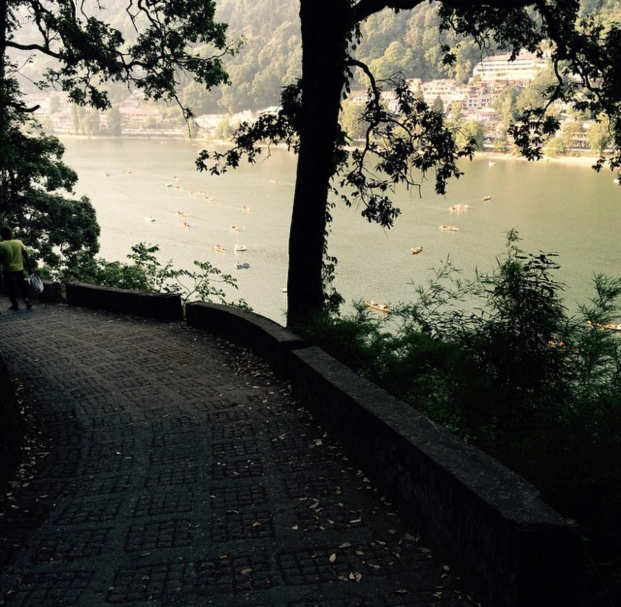
#> input picture lab5/histogram.png, 1242 x 1214 px (shown at 1/2 size)
$ python 5.py
#> lines starting #> are read from the running program, lines starting #| are printed output that depends on the picture
import cv2
import math
import numpy

img = cv2.imread("histogram.png")
#> img is the input picture: shape (1214, 1242, 3); mean B, G, R 69.5, 80, 81.1
imgtemp=img
img2=img
#1
dim=img.shape
#> dim = (1214, 1242, 3)
img=cv2.cvtColor(img, cv2.COLOR_BGR2GRAY)
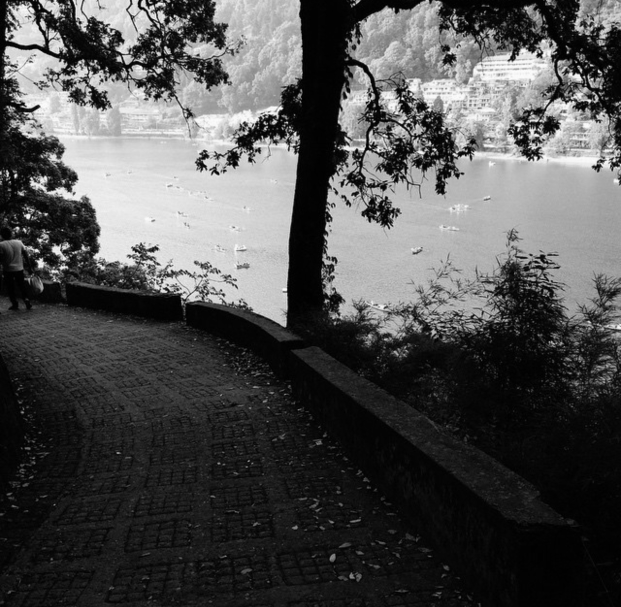
#> img: shape (1214, 1242) (shown at 1/2 size); min 0, max 254, mean 79.1
imgtemp=cv2.cvtColor(imgtemp, cv2.COLOR_BGR2GRAY)
cv2.imwrite("original.jpg",img)
# a
intensity=[]
for i in range(256):
	intensity.append(0)
for i in img:
	for j in i:
		intensity[j]=intensity[j]+1
#> after the loop, intensity = 256 values, max 50070 at index 4, min 0 at index 255, mean 5889.8
for i in range(1,256):
	intensity[i]=intensity[i-1]+intensity[i]
#> after the loop, intensity = 256 values from 2216 to 1507788
for i in range(256):
	intensity[i]=round((255*intensity[i])/intensity[255])
#> after the loop, intensity = 256 values from 0 to 255
for i in range(dim[0]):
	for j in range(dim[1]):
		img[i][j]=intensity[img[i][j]]
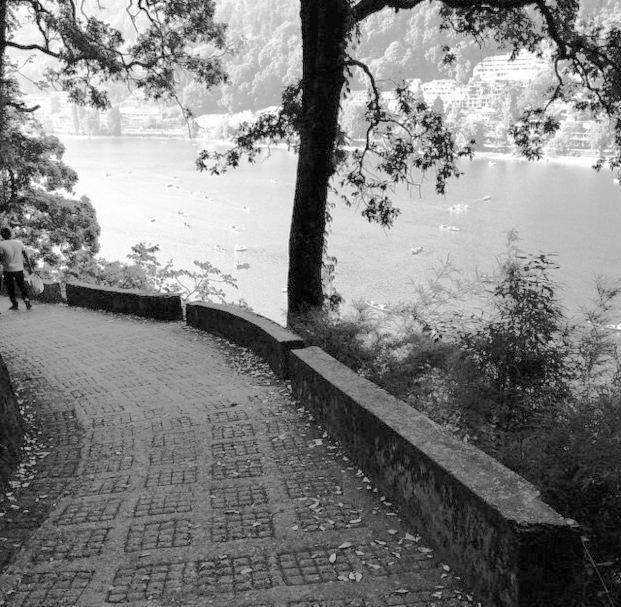
#> img: shape (1214, 1242) (shown at 1/2 size); min 0, max 255, mean 128.9
cv2.imwrite("equilised.jpg",img)
# b
imgAut=cv2.equalizeHist(imgtemp)
cv2.imwrite("equilisedAutomated.jpg",imgAut)

# 2
x=20
for i in img2:
	for j in i:
		if j[2]<(255-x):
			j[2]=j[2]+x
		else:
			j[2]=255
		if j[0]>x:
			j[0]=j[0]-x
		else:
			j[0]=0
#> after the loop, j = [0, 1, 20]
hsv = cv2.cvtColor(img2, cv2.COLOR_BGR2HSV)
#> hsv: shape (1214, 1242, 3); mean H, S, V 15, 177.2, 100.8
for i in img2:
	for j in i:
		if j[2]<225:
			j[2]=j[2]+30
		else:
			j[2]=255
#> after the loop, j = [0, 1, 50]
cv2.imwrite("warmed.jpg",img2)
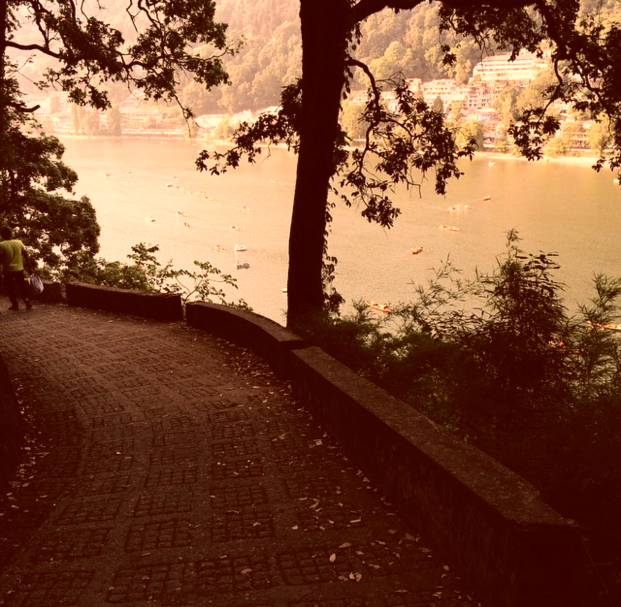
#> saved as warmed.jpg: shape (1214, 1242, 3) (shown at 1/2 size); mean B, G, R 53.5, 80, 128
